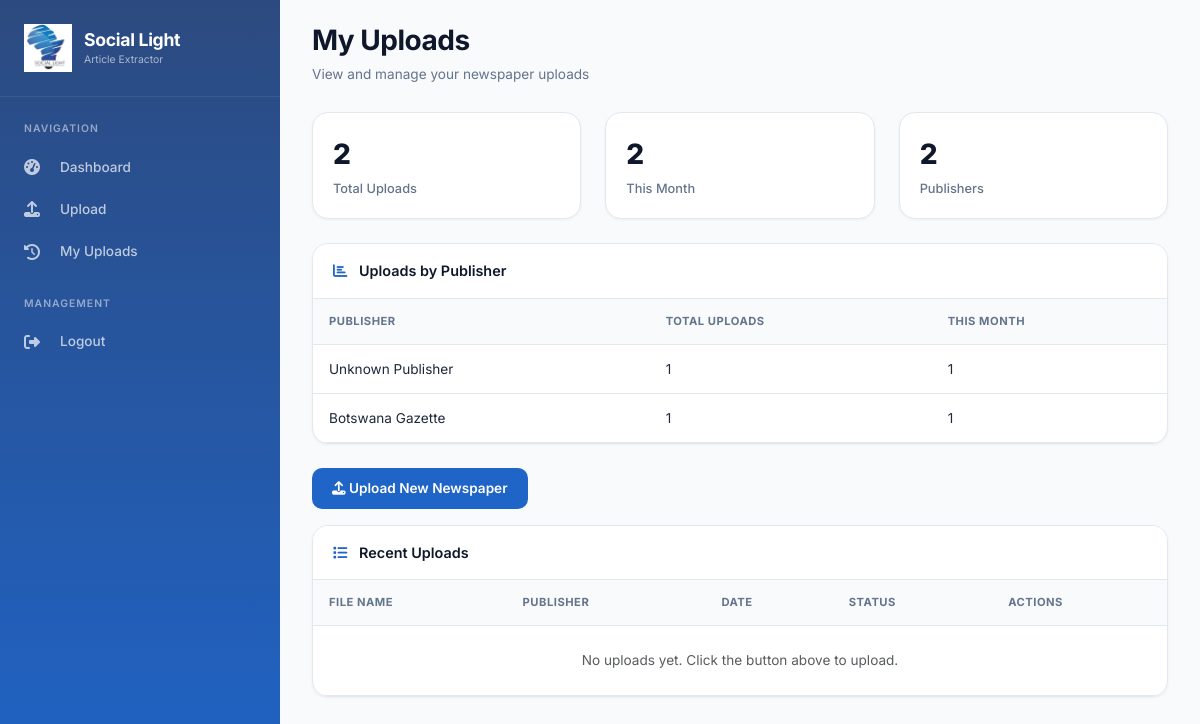
/organisations/my-uploads/ (signed in), run on the app's committed database.
### organisations/models.py (models this page shows, shortened)
class NewspaperUpload(models.Model):
    STATUS_CHOICES = [
        ('pending', 'Pending'),
        ('processed', 'Processed'),
        ('failed', 'Failed'),
    ]
    user = models.ForeignKey(settings.AUTH_USER_MODEL, on_delete=models.CASCADE, related_name='newspaper_uploads')
    file_name = models.CharField(max_length=200)
    file_path = models.CharField(max_length=500)
    file_size = models.IntegerField(default=0)
    page_count = models.IntegerField(default=0)
    publisher = models.ForeignKey(Publisher, on_delete=models.SET_NULL, null=True, blank=True)
    publisher_name = models.CharField(max_length=200, blank=True, null=True)
    publication_date = models.DateField(blank=True, null=True)
    status = models.CharField(max_length=20, choices=STATUS_CHOICES, default='pending')
    uploaded_at = models.DateTimeField(auto_now_add=True)
    processed_at = models.DateTimeField(blank=True, null=True)
    class Meta:
        ordering = ['-uploaded_at']

### organisations/views.py (the view)
# urls.py: path('my-uploads/', views.my_uploads, name='my_uploads'),
@login_required
def my_uploads(request):
    uploads = NewspaperUpload.objects.filter(user=request.user).order_by('-uploaded_at')
    publisher_summary = uploads.values('publisher_name').annotate(
        total=models.Count('id'),
        monthly=models.Count('id', filter=models.Q(uploaded_at__month=datetime.now().month))
    ).order_by('-total')
    context = {
        'uploads': uploads,
        'publisher_summary': publisher_summary,
        'total_uploads': uploads.count(),
        'monthly_uploads': uploads.filter(uploaded_at__month=datetime.now().month).count(),
    }
    return render(request, 'organisations/my_uploads.html', context)

### templates/organisations/my_uploads.html (shortened to what this page needs)
{% extends 'base.html' %}
{% block content %}
<div class="page-header">
    <h1>My Uploads</h1>
    <p>View and manage your newspaper uploads</p>
</div>
<div class="row mb-4">
    <div class="col-md-4">
        <div class="stat-card">
            <div class="stat-value">{{ total_uploads|default:"0" }}</div>
            <div class="stat-label">Total Uploads</div>
        </div>
    </div>
    <div class="col-md-4">
        <div class="stat-card">
            <div class="stat-value">{{ monthly_uploads|default:"0" }}</div>
            <div class="stat-label">This Month</div>
        </div>
    </div>
    <div class="col-md-4">
        <div class="stat-card">
            <div class="stat-value">{{ publisher_summary|length|default:"0" }}</div>
            <div class="stat-label">Publishers</div>
        </div>
    </div>
</div>
<div class="section-card mb-4">
    <div class="section-header">
        <i class="fas fa-chart-bar"></i> Uploads by Publisher
    </div>
    <div class="table-responsive">
        <table class="data-table">
            <thead>
                <tr><th>Publisher</th><th>Total Uploads</th><th>This Month</th></tr>
            </thead>
            <tbody>
                {% for pub in publisher_summary %}
                <tr>
                    <td>{{ pub.publisher_name|default:"Unknown" }}</td>
                    <td>{{ pub.total }}</td>
                    <td>{{ pub.monthly|default:"0" }}</td>
                </tr>
                {% empty %}
                <tr><td colspan="3" class="text-center py-4 text-muted">No uploads yet</td></tr>
                {% endfor %}
            </tbody>
        </table>
    </div>
</div>
<div class="mb-3">
    <a href="{% url 'organisations:upload_newspaper' %}" class="btn btn-primary">
        <i class="fas fa-upload"></i> Upload New Newspaper
    </a>
</div>
<div class="section-card">
    <div class="section-header">
        <i class="fas fa-list"></i> Recent Uploads
    </div>
    <div class="table-responsive">
        <table class="data-table">
            <thead>
                <tr>
                    <th>File Name</th>
                    <th>Publisher</th>
                    <th>Date</th>
                    <th>Status</th>
                    <th>Actions</th>
                </tr>
            </thead>
            <tbody>
                {% for upload in recent_uploads %}
                <tr>
                    <td>{{ upload.file_name|truncatechars:50 }}</td>
                    <td>{{ upload.publisher_name|default:"-" }}</td>
                    <td>{{ upload.publication_date|default:upload.uploaded_at|date:"Y-m-d" }}</td>
                    <td>
                        {% if upload.status == 'processed' %}
                            <span class="badge-success">Processed</span>
                        {% elif upload.status == 'pending' %}
                            <span class="badge-warning">Pending</span>
                        {% else %}
                            <span class="badge-danger">Failed</span>
                        {% endif %}
                    </td>
                    <td>
                        <a href="{% url 'organisations:upload_detail' upload.id %}" class="btn btn-sm btn-outline-primary">
                            <i class="fas fa-eye"></i>
                        </a>
                    </td>
                </tr>
                {% empty %}
                <tr>
                    <td colspan="5" class="text-center py-4 text-muted">No uploads yet. Click the button above to upload.</td>
                </tr>
                {% endfor %}
            </tbody>
        </table>
    </div>
</div>
{% endblock %}

### templates/base.html (style rules this page uses)
* { margin: 0; padding: 0; box-sizing: border-box; }
body { font-family: 'Inter', -apple-system, BlinkMacSystemFont, 'Segoe UI', Roboto, sans-serif; background-color: #f8fafc; overflow-x: hidden; }
.page-header { margin-bottom: 28px; }
.page-header h1 { font-size: 1.75rem; font-weight: 700; color: #0f172a; margin: 0; letter-spacing: -0.5px; }
.page-header p { color: #64748b; font-size: 0.85rem; margin: 6px 0 0; }
.stat-card { background: white; border-radius: 16px; padding: 20px; box-shadow: 0 1px 3px rgba(0,0,0,0.05); border: 1px solid #e2e8f0; transition: all 0.2s; }
.stat-value { font-size: 1.75rem; font-weight: 800; color: #0f172a; }
.stat-label { font-size: 0.8rem; color: #64748b; margin-top: 4px; font-weight: 500; }
.section-card { background: white; border-radius: 16px; box-shadow: 0 1px 3px rgba(0,0,0,0.05); border: 1px solid #e2e8f0; margin-bottom: 24px; overflow: hidden; }
.section-header { padding: 16px 20px; border-bottom: 1px solid #e2e8f0; background: white; font-weight: 600; font-size: 0.9rem; color: #0f172a; }
.section-header i { margin-right: 8px; color: #1F64C7; }
.btn-primary { background: #1F64C7; border: none; padding: 10px 20px; font-size: 0.85rem; font-weight: 600; border-radius: 10px; transition: all 0.2s; }
.data-table { width: 100%; }
.data-table th { font-size: 0.7rem; font-weight: 700; text-transform: uppercase; letter-spacing: 0.5px; color: #64748b; padding: 14px 16px; background: #f8fafc; border-bottom: 1px solid #e2e8f0; }
.data-table td { padding: 14px 16px; font-size: 0.85rem; border-bottom: 1px solid #e2e8f0; color: #1e293b; }

### data on the page
NewspaperUpload: publisher_name "Unknown Publisher", total "1", monthly "1"
NewspaperUpload: publisher_name "Botswana Gazette", total "1", monthly "1"

### other printed values
{{ total_uploads|default:"0" }} "2"
{{ monthly_uploads|default:"0" }} "2"
{{ publisher_summary|length|default:"0" }} "2"
